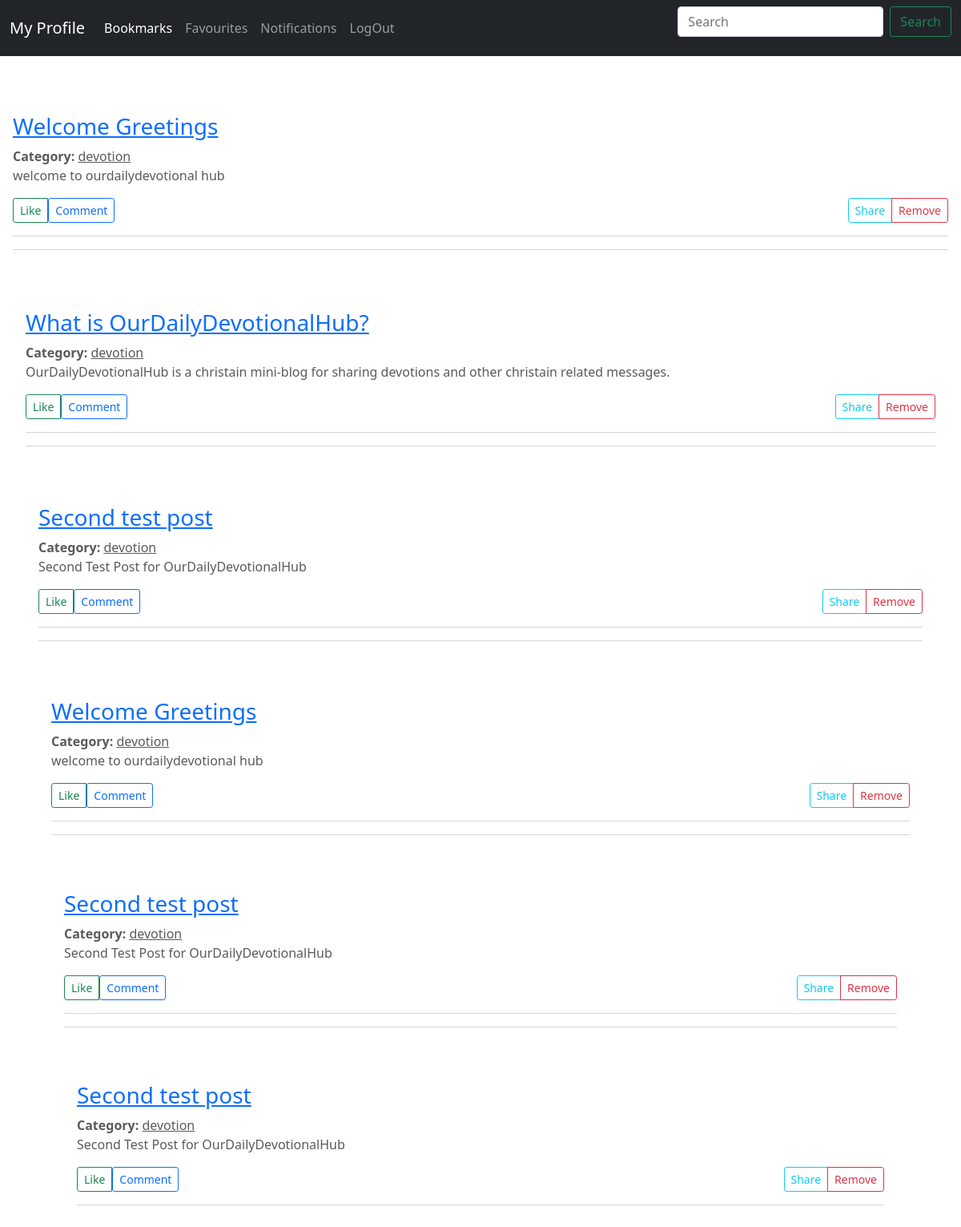
/blog/bookmarks (signed in), run on the app's committed database.
### blog/models.py (models this page shows, shortened)
class BookMark(models.Model):
    user = models.ForeignKey(User, on_delete=models.CASCADE)
    post = models.ForeignKey(Post, on_delete=models.CASCADE, related_name='bookmarks')
    class meta:
        ordering = ['-date']

class Post(models.Model):
    POST_CATEGORY = (
        ('devotion', 'DEVOTION'),
        ('regular', 'REGULAR')
    )
    user = models.ForeignKey(User, on_delete=models.CASCADE, null=True)
    category = models.CharField(max_length=120, choices=POST_CATEGORY)
    title = models.CharField(max_length=210)
    content = models.TextField()

### blog/views.py (the view)
# urls.py: path('bookmarks', views.bookmarks, name='bookmarks'),
def bookmarks(request):
    user = User.objects.get(id=request.user.id)
    bookmarks = user.bookmark_set.all()
    context = {'bookmarks': bookmarks}
    return render(request, 'accounts/bookmarks.html', context)

### accounts/templates/accounts/bookmarks.html (shortened to what this page needs)
{% extends 'accounts/base.html' %}
{% load static %}
{% block content %}
    {% for bookmark in bookmarks %}
        <hr>
        <div class="card-body">
            <div>
                <a href="{% url 'topic' bookmark.post.id %}">
                    <h3>{{ bookmark.post.title }}</h3>
                </a>
                <strong>Category: </strong><u>{{ bookmark.post.category }}</u>
            </div>
            <p>
                {{ bookmark.post.content }}
            </p>
            <div class="d-flex justify-content-between align-items-center">
                <div class="btn-group">
                    <button data-product="{{ post.id }}" data-action="like" data-user="{{ request.user }}" type="submit" class="btn btn-sm btn-outline-success like-post">Like</button>
                    <a href="{% url 'comment' bookmark.post.id %}"><button type="button" class="btn btn-sm btn-outline-primary">Comment</button></a>
                </div>
            <div class="btn-group">
                <button type="button" class="btn btn-sm btn-outline-info">Share</button>
                <button data-product="{{ bookmark.id }}" data-action="delete" data-user="{{ request.user }}" type="button" class="btn btn-sm btn-outline-danger remove-bookmark">Remove</button>
            </div>
        </div>
        <hr>
    {% endfor %}
{% endblock content %}

### accounts/templates/accounts/base.html (shortened to what this page needs)
{% load static %}
<html lang="en">
  <head>
<link href="{% static 'assets/dist/css/bootstrap.min.css' %}" rel="stylesheet">
    <link href="carousel.css" rel="stylesheet">
  </head>
<body>
    <header>
        <nav class="navbar navbar-expand-md navbar-dark fixed-top bg-dark">
        <div class="container-fluid">
          {% if request.user.is_authenticated %}
            <a class="navbar-brand" href="{% url 'profile' request.user.id %}">My Profile</a>
            <div class="collapse navbar-collapse" id="navbarCollapse">
          {% endif %}
            <ul class="navbar-nav me-auto mb-2 mb-md-0">
                <li class="nav-item">
                <a class="nav-link active" aria-current="page" href="{% url 'bookmarks' %}">Bookmarks</a>
                </li>
                <li class="nav-item">
                <a class="nav-link" href="#">Favourites</a>
                </li>
                <li class="nav-item">
                  <a class="nav-link" href="#">Notifications</a>
                </li>
                {% if request.user.is_authenticated %}
                  <li class="nav-item">
                    <a class="nav-link" href="{% url 'logout' %}" tabindex="-1" aria-disabled="true">LogOut</a>
                  </li>
                {% else %}
                  <li class="nav-item">
                    <a class="nav-link" href="{% url 'login' %}" tabindex="-1" aria-disabled="true">Login</a>
                  </li>
                {% endif %}
            </ul>
            {% if request.user.is_authenticated %}
                <form class="d-flex">
                    <input class="form-control me-2" type="search" placeholder="Search" aria-label="Search">
                    <button class="btn btn-outline-success" type="submit">Search</button>
                </form>
            {% endif %}
            </div>
        </div>
        </nav>
    </header>
    {% block content %}
    {% endblock content %}
</body>
</html>

### accounts/static/css/carousel.css (style rules this page uses)
body { padding-top: 3rem; padding-bottom: 3rem; color: #5a5a5a; }

### accounts/templates/accounts/bookmarks.html (style rules this page uses)
.card-body { padding-top: 5%; }

### data on the page
BookMark: post "Welcome Greetings", post.category "devotion", post.content "welcome to ourdailydevotional hub"
BookMark: post "What is OurDailyDevotionalHub?", post.category "devotion", post.content "OurDailyDevotionalHub is a christain mini-blog for sharing devotions and other christain related messages."
BookMark: post "Second test post", post.category "devotion", post.content "Second Test Post for OurDailyDevotionalHub"
BookMark: post "Welcome Greetings", post.category "devotion", post.content "welcome to ourdailydevotional hub"
BookMark: post "Second test post", post.category "devotion", post.content "Second Test Post for OurDailyDevotionalHub"
BookMark: post "Second test post", post.category "devotion", post.content "Second Test Post for OurDailyDevotionalHub"
